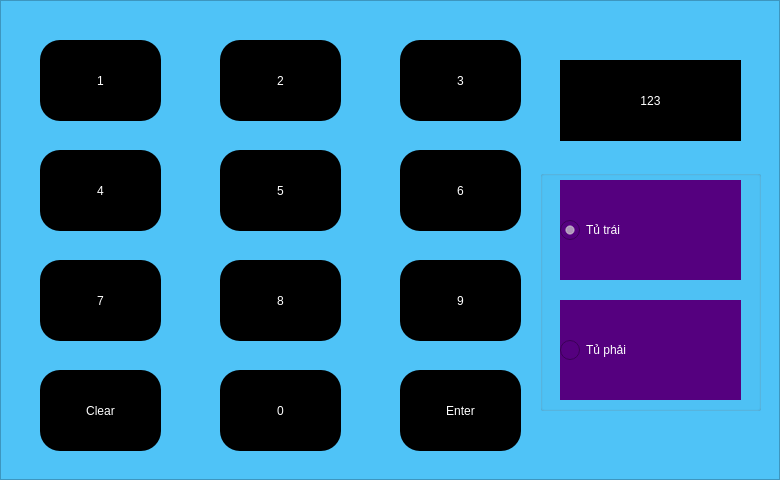
<?xml version="1.0" encoding="UTF-8"?>
<ui version="4.0">
 <class>Dialog</class>
 <widget class="QDialog" name="Dialog">
  <property name="geometry">
   <rect>
    <x>0</x>
    <y>0</y>
    <width>780</width>
    <height>480</height>
   </rect>
  </property>
  <property name="windowTitle">
   <string>Dialog</string>
  </property>
  <widget class="QFrame" name="frame">
   <property name="geometry">
    <rect>
     <x>0</x>
     <y>0</y>
     <width>780</width>
     <height>480</height>
    </rect>
   </property>
   <property name="styleSheet">
    <string notr="true">.QFrame{background-color: #4FC3F7;}.QPushButton:pressed { background-color: #FF6E40} .QPushButton{font: 75 32pt bold &quot;Ubuntu&quot;;background-color: rgb(0, 0, 0);color: rgb(255, 255, 255);border-radius: 20px}.QLabel{font: 75 30pt bold &quot;Ubuntu&quot;;background-color: rgb(0, 0, 0);color: rgb(255, 255, 255);}
</string>
   </property>
   <property name="frameShape">
    <enum>QFrame::StyledPanel</enum>
   </property>
   <property name="frameShadow">
    <enum>QFrame::Raised</enum>
   </property>
   <widget class="QPushButton" name="bt1">
    <property name="geometry">
     <rect>
      <x>40</x>
      <y>40</y>
      <width>121</width>
      <height>81</height>
     </rect>
    </property>
    <property name="text">
     <string>1</string>
    </property>
   </widget>
   <widget class="QPushButton" name="bt4">
    <property name="geometry">
     <rect>
      <x>40</x>
      <y>150</y>
      <width>121</width>
      <height>81</height>
     </rect>
    </property>
    <property name="text">
     <string>4</string>
    </property>
   </widget>
   <widget class="QPushButton" name="bt7">
    <property name="geometry">
     <rect>
      <x>40</x>
      <y>260</y>
      <width>121</width>
      <height>81</height>
     </rect>
    </property>
    <property name="text">
     <string>7</string>
    </property>
   </widget>
   <widget class="QPushButton" name="bt2">
    <property name="geometry">
     <rect>
      <x>220</x>
      <y>40</y>
      <width>121</width>
      <height>81</height>
     </rect>
    </property>
    <property name="text">
     <string>2</string>
    </property>
   </widget>
   <widget class="QPushButton" name="bt5">
    <property name="geometry">
     <rect>
      <x>220</x>
      <y>150</y>
      <width>121</width>
      <height>81</height>
     </rect>
    </property>
    <property name="text">
     <string>5</string>
    </property>
   </widget>
   <widget class="QPushButton" name="bt8">
    <property name="geometry">
     <rect>
      <x>220</x>
      <y>260</y>
      <width>121</width>
      <height>81</height>
     </rect>
    </property>
    <property name="text">
     <string>8</string>
    </property>
   </widget>
   <widget class="QPushButton" name="bt0">
    <property name="geometry">
     <rect>
      <x>220</x>
      <y>370</y>
      <width>121</width>
      <height>81</height>
     </rect>
    </property>
    <property name="text">
     <string>0</string>
    </property>
   </widget>
   <widget class="QPushButton" name="bt6">
    <property name="geometry">
     <rect>
      <x>400</x>
      <y>150</y>
      <width>121</width>
      <height>81</height>
     </rect>
    </property>
    <property name="text">
     <string>6</string>
    </property>
   </widget>
   <widget class="QPushButton" name="bt3">
    <property name="geometry">
     <rect>
      <x>400</x>
      <y>40</y>
      <width>121</width>
      <height>81</height>
     </rect>
    </property>
    <property name="text">
     <string>3</string>
    </property>
   </widget>
   <widget class="QPushButton" name="bt9">
    <property name="geometry">
     <rect>
      <x>400</x>
      <y>260</y>
      <width>121</width>
      <height>81</height>
     </rect>
    </property>
    <property name="text">
     <string>9</string>
    </property>
   </widget>
   <widget class="QPushButton" name="btEnter">
    <property name="geometry">
     <rect>
      <x>400</x>
      <y>370</y>
      <width>121</width>
      <height>81</height>
     </rect>
    </property>
    <property name="text">
     <string>Enter</string>
    </property>
   </widget>
   <widget class="QPushButton" name="btClear">
    <property name="geometry">
     <rect>
      <x>40</x>
      <y>370</y>
      <width>121</width>
      <height>81</height>
     </rect>
    </property>
    <property name="text">
     <string>Clear</string>
    </property>
   </widget>
   <widget class="QLabel" name="lbValue">
    <property name="geometry">
     <rect>
      <x>560</x>
      <y>60</y>
      <width>181</width>
      <height>81</height>
     </rect>
    </property>
    <property name="text">
     <string>123</string>
    </property>
    <property name="alignment">
     <set>Qt::AlignCenter</set>
    </property>
   </widget>
   <widget class="QGroupBox" name="grcdControl">
    <property name="geometry">
     <rect>
      <x>540</x>
      <y>170</y>
      <width>221</width>
      <height>241</height>
     </rect>
    </property>
    <property name="styleSheet">
     <string notr="true">.QRadioButton{font: 75 Bold 26pt &quot;Ubuntu&quot;;color: white;background-color: #55007f;}.QRadioButton::indicator{width: 20px;height: 20px;}
</string>
    </property>
    <property name="title">
     <string/>
    </property>
    <widget class="QRadioButton" name="rbTu2">
     <property name="geometry">
      <rect>
       <x>20</x>
       <y>130</y>
       <width>181</width>
       <height>100</height>
      </rect>
     </property>
     <property name="text">
      <string>Tủ phải</string>
     </property>
    </widget>
    <widget class="QRadioButton" name="rbTu1">
     <property name="geometry">
      <rect>
       <x>20</x>
       <y>10</y>
       <width>181</width>
       <height>100</height>
      </rect>
     </property>
     <property name="text">
      <string>Tủ trái</string>
     </property>
     <property name="checked">
      <bool>true</bool>
     </property>
    </widget>
   </widget>
  </widget>
 </widget>
 <resources/>
 <connections/>
</ui>
